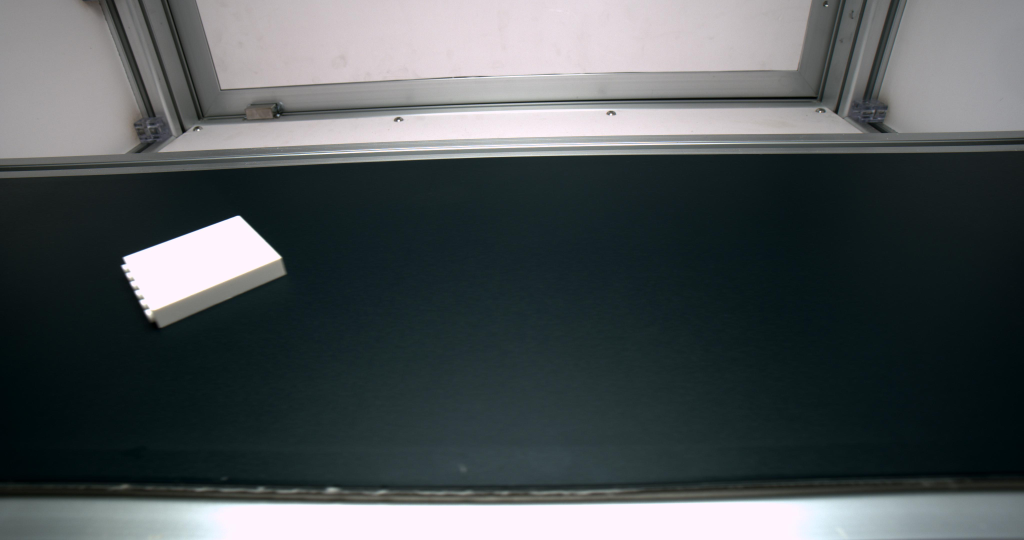
#> input picture images/test/1.jpg, 4096 x 2160 px, found by its file name (shown at 1/4 size); its folder holds only this picture in this run
$ python remove_opencv.py   (older library calls are emulated)
#> lines starting #> are read from the running program, lines starting #| are printed output that depends on the picture; after the words box and inside, x2 and y2 are one past the last pixel; in counts of white or black regions, pixels touching at a corner belong together

import cv2
import numpy as np
import os
import random
from os import path
from PIL import Image

# 截图的Y坐标
# 左上角坐标(600 到 1800)像素点的高度
topY = 600
bottomY = 1800

# # 需要处理的图片目录
original_dir = "d:/project/git/remove_background/images/test/"

# # 处理后的目录位置
new_dir = "d:/project/git/remove_background/images/new/"


def showImage(img):
    num = str(random.random())
    cv2.namedWindow(num, cv2.WINDOW_NORMAL)
    cv2.imshow(num,img)
    return

 #获取图片
def get_image(path):
    img = cv2.imread(path)
    h,w = img.shape[:2]
    # 左上角坐标(700:1500)，右下角坐标(0:w）的图像。
    img = img[760:1800, 0:w]
    gray = cv2.cvtColor(img, cv2.COLOR_BGR2GRAY)
    return img,gray


# 高斯去噪(去除图像中的噪点)
def Gaussian_Blur(gray):
    blurred = cv2.GaussianBlur(gray, (9, 9),0)
    return blurred


# 梯度
def Sobel_gradient(blurred):
    gradX = cv2.Sobel(blurred, ddepth=cv2.CV_32F, dx=1, dy=0)
    gradY = cv2.Sobel(blurred, ddepth=cv2.CV_32F, dx=0, dy=1)
    gradient = cv2.subtract(gradX, gradY)
    gradient = cv2.convertScaleAbs(gradient)
    return gradX, gradY, gradient


# 阈值
def set_thresh(gradient):  #设定阈值
    blurred = cv2.GaussianBlur(gradient, (9, 9),0)
    (_, thresh) = cv2.threshold(gradient, 10, 255, cv2.THRESH_BINARY)
    return thresh


# 建立一个椭圆核函数
def image_morphology(thresh):
    kernel = cv2.getStructuringElement(cv2.MORPH_ELLIPSE, (30, 30))
    closed = cv2.morphologyEx(thresh, cv2.MORPH_CLOSE, kernel)
    closed = cv2.erode(closed, None, iterations=4)
    closed = cv2.dilate(closed, None, iterations=4)
    return closed


# cv2.RETR_EXTERNAL,             #表示只检测外轮廓
# cv2.RETR_CCOMP,                #建立两个等级的轮廓,上一层是边界
# cv2.RETR_LIST,                 #检测的轮廓不建立等级关系
# cv2.RETR_TREE,                 #建立一个等级树结构的轮廓
# cv2.CHAIN_APPROX_NONE,         #存储所有的轮廓点，相邻的两个点的像素位置差不超过1
def findcnts_and_box_point(closed,original_img):
    # 这里opencv3返回的是三个参数
    (img, contours, hierarchy) = cv2.findContours(closed.copy(),cv2.RETR_EXTERNAL,cv2.CHAIN_APPROX_SIMPLE)
    c = sorted(contours, key=cv2.contourArea, reverse=True)
    # 计算最大轮廓的旋转包围盒
    rect = cv2.minAreaRect(c[0])
    box = np.int0(cv2.boxPoints(rect))
    return box


# 裁剪
def drawcnts_and_cut(original_img, box):
    draw_img = cv2.drawContours(original_img.copy(), [box], -1, (0, 0, 255), 3)
    Xs = [i[0] for i in box]
    Ys = [i[1] for i in box]
    x1 = min(Xs)
    x2 = max(Xs)
    y1 = min(Ys)
    y2 = max(Ys)
    hight = y2 - y1
    width = x2 - x1
    crop_img = original_img[y1:y1+hight, x1:x1+width]
    return draw_img, crop_img


def rgb_to_hsv(r, g, b):
    r, g, b = r/255.0, g/255.0, b/255.0
    maxc = max(r, g, b)
    minc = min(r, g, b)
    v = maxc
    if minc == maxc:
        return 0.0, 0.0, v
    s = (maxc-minc) / maxc
    rc = (maxc-r) / (maxc-minc)
    gc = (maxc-g) / (maxc-minc)
    bc = (maxc-b) / (maxc-minc)
    if r == maxc:
        h = bc-gc
    elif g == maxc:
        h = 2.0+rc-bc
    else:
        h = 4.0+gc-rc
    h = (h/6.0) % 1.0
    return h, s, v


min_range = (16, 15, 10)
man_range = (77, 78, 76)

# 去背景色
def remove_background(newImage):
		if len(newImage):
				HSV = cv2.cvtColor(newImage, cv2.COLOR_BGR2HSV)
				Lower = np.array([60, 0, 0])#要识别颜色的下限
				Upper = np.array([100, 255, 255])#要识别的颜色的上限
				#mask是把HSV图片中在颜色范围内的区域变成白色，其他区域变成黑色
				mask = cv2.inRange(HSV, Lower, Upper)


				# [9 lines of commented-out code are left out]
				return mask
		else:
				return newImage

def walk(originalPath,newPath):
    original_img, gray = get_image(originalPath)
    blurred = Gaussian_Blur(gray)
    gradX, gradY, gradient = Sobel_gradient(blurred)
    thresh = set_thresh(gradient)
    closed = image_morphology(thresh)
    box = findcnts_and_box_point(closed,original_img)
    draw_img, crop_img = drawcnts_and_cut(original_img,box)
    rgbaImage = remove_background(crop_img)
    cv2.imwrite(newPath, rgbaImage)


# 遍历指定目录，显示目录下的所有文件名
def eachFile(filepath):
    nameList = []
    pathDir =  os.listdir(filepath)
    for name in pathDir:
        nameList.append(name)
    return nameList


def cycleFigure(original_dir,new_dir):
    nameList = eachFile(original_dir)
    image_list = []
    for item in nameList:
        originalPath = os.path.join(original_dir,item)
        name,ext=os.path.splitext(item)
        newPath = os.path.join(new_dir,name) + ".png"
        walk(originalPath,newPath)
#> in get_image, img is the input picture: shape (2160, 4096, 3); mean B, G, R 87.5, 85.4, 79.1
#> in get_image, `img = img[760:1800, 0:w]`:
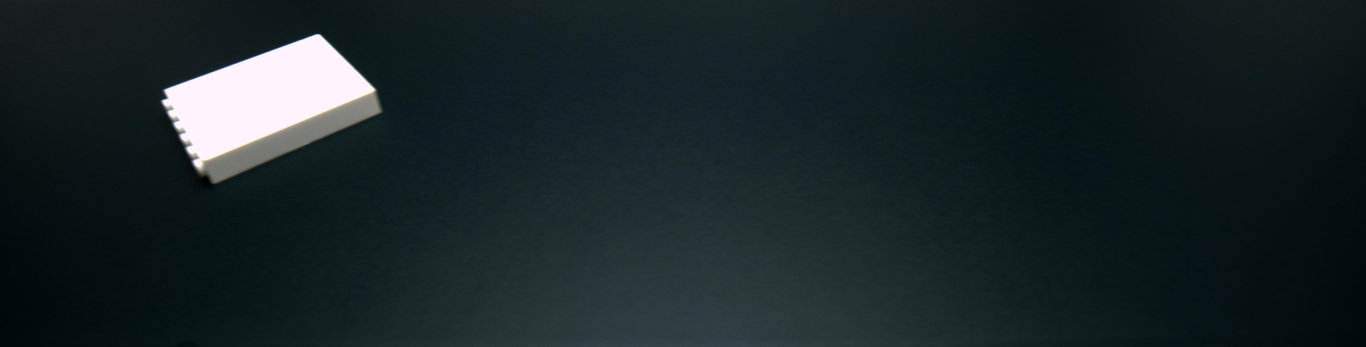
#> img: shape (1040, 4096, 3) (shown at 1/3 size); mean B, G, R 39.7, 37.4, 25.8
#> in Sobel_gradient, `gradX = cv2.Sobel(blurred, ddepth=cv2.CV_32F, dx=1, dy=0)`:
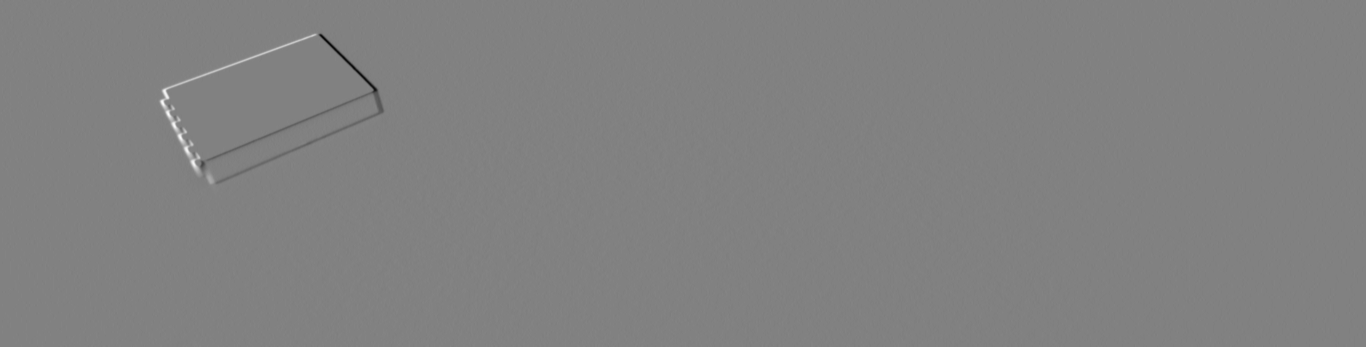
#> gradX: shape (1040, 4096) float32 (shown at 1/3 size); min -181, max 175, mean 0; drawn with min black and max white
#> in Sobel_gradient, `gradY = cv2.Sobel(blurred, ddepth=cv2.CV_32F, dx=0, dy=1)`:
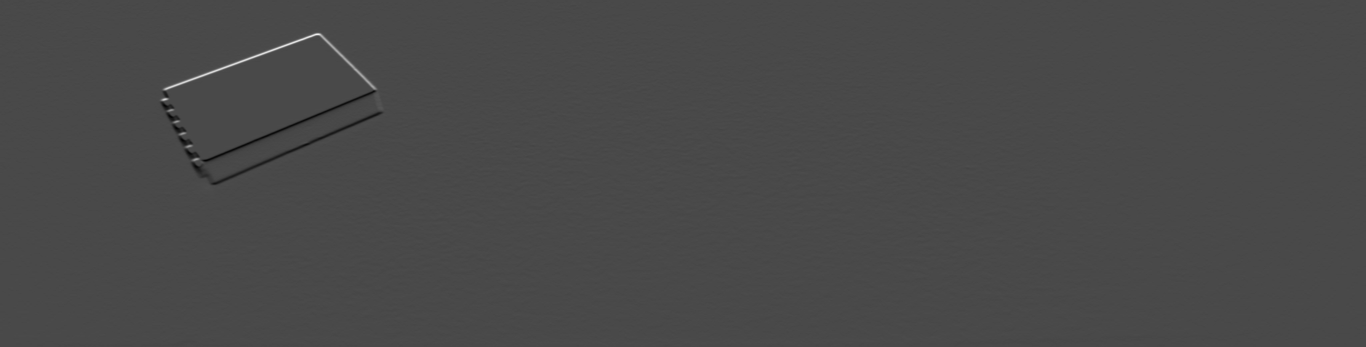
#> gradY: shape (1040, 4096) float32 (shown at 1/3 size); min -130, max 322, mean 0.1; drawn with min black and max white
#> in set_thresh, `(_, thresh) = cv2.threshold(gradient, 10, 255, cv2.THRESH_BINARY)`:
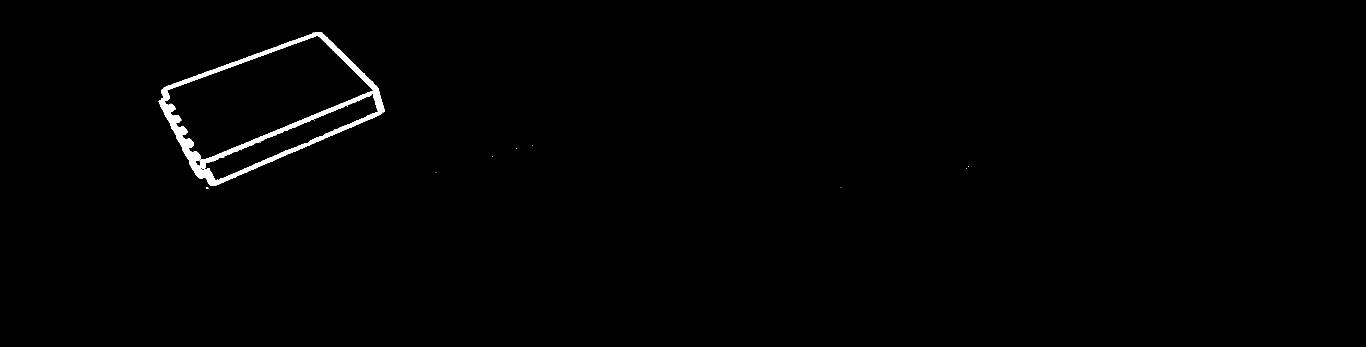
#> thresh: shape (1040, 4096) (shown at 1/3 size); 0.77% white; 12 white regions (11 under 20 px), largest, box (x1, y1, x2, y2) and area: (476, 96, 1154, 557) 32855
#> in image_morphology, `closed = cv2.morphologyEx(thresh, cv2.MORPH_CLOSE, kernel)`: closed: shape (1040, 4096); 0.85% white; 4 white regions (3 under 20 px), largest, box (x1, y1, x2, y2) and area: (477, 97, 1154, 565) 35986
#> in image_morphology, `closed = cv2.erode(closed, None, iterations=4)`:
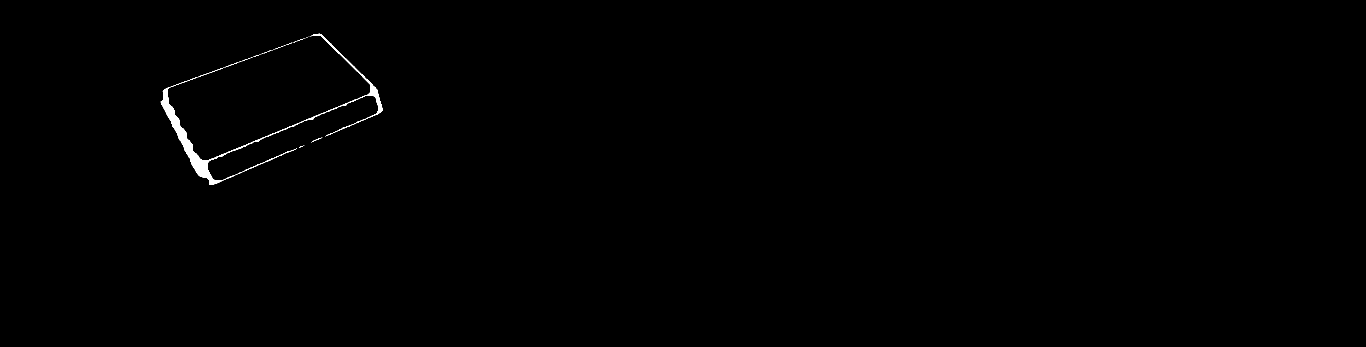
#> closed: shape (1040, 4096) (shown at 1/3 size); 0.31% white; 38 white regions (29 under 20 px), largest, box (x1, y1, x2, y2) and area: (482, 101, 1149, 555) 12561, (593, 204, 669, 232) 103, (934, 413, 967, 427) 57
#> in image_morphology, `closed = cv2.dilate(closed, None, iterations=4)`: closed: shape (1040, 4096); 0.84% white; 1 white region
#> in findcnts_and_box_point, `(img, contours, hierarchy) = cv2.findContours(closed.copy(),cv2.RETR_E..`: contours = 1 contour; box (x1, y1, x2, y2) and area: (478, 97, 1153, 559) 151042
#> in findcnts_and_box_point, `c = sorted(contours, key=cv2.contourArea, reverse=True)`: c has the same summary as contours
#> in findcnts_and_box_point, `rect = cv2.minAreaRect(c[0])`: rect = ((813.7, 304.5), (622.1, 332.2), -23.21)
#> in findcnts_and_box_point, `box = np.int0(cv2.boxPoints(rect))`: box = [[593, 579], [462, 274], [1034, 29], [1164, 334]]
#> in drawcnts_and_cut, `Xs = [i[0] for i in box]`: Xs = [593, 462, 1034, 1164]
#> in drawcnts_and_cut, `Ys = [i[1] for i in box]`: Ys = [579, 274, 29, 334]
#> in drawcnts_and_cut, `x1 = min(Xs)`: x1 = 462
#> in drawcnts_and_cut, `x2 = max(Xs)`: x2 = 1164
#> in drawcnts_and_cut, `y1 = min(Ys)`: y1 = 29
#> in drawcnts_and_cut, `y2 = max(Ys)`: y2 = 579
#> in drawcnts_and_cut, `hight = y2 - y1`: hight = 550
#> in drawcnts_and_cut, `width = x2 - x1`: width = 702
#> in drawcnts_and_cut, `crop_img = original_img[y1:y1+hight, x1:x1+width]`:
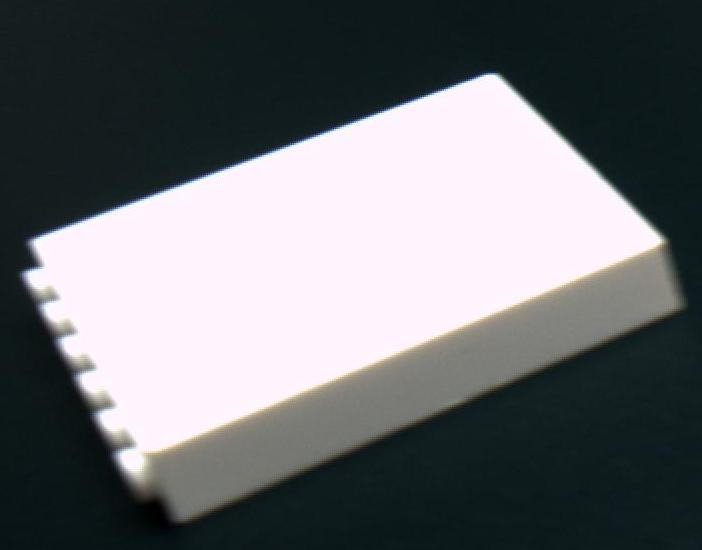
#> crop_img: shape (550, 702, 3); mean B, G, R 112.8, 109.6, 106.6
#> in remove_background, `HSV = cv2.cvtColor(newImage, cv2.COLOR_BGR2HSV)`: HSV: shape (550, 702, 3); mean H, S, V 104.9, 72.5, 114.5
#> in remove_background, `mask = cv2.inRange(HSV, Lower, Upper)`:
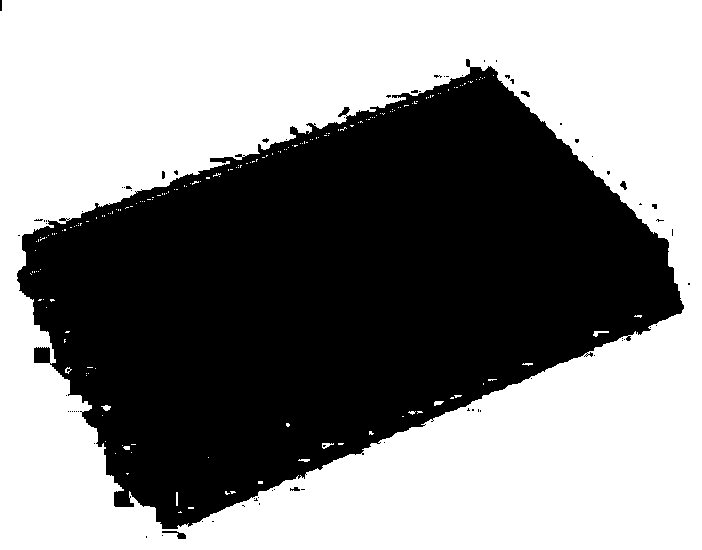
#> mask: shape (550, 702); 54.1% white; 74 black regions (65 under 20 px), largest, box (x1, y1, x2, y2) and area: (17, 59, 684, 529) 176747, (162, 531, 186, 539) 79, (620, 181, 627, 190) 37


# ==================执行入口=======================

# # 开始处理
cycleFigure(original_dir,new_dir)

cv2.waitKey(0)
